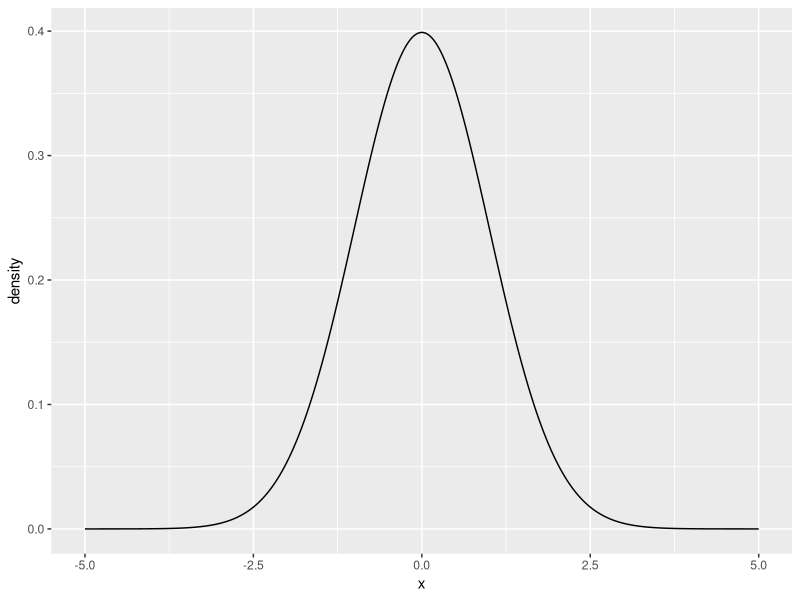
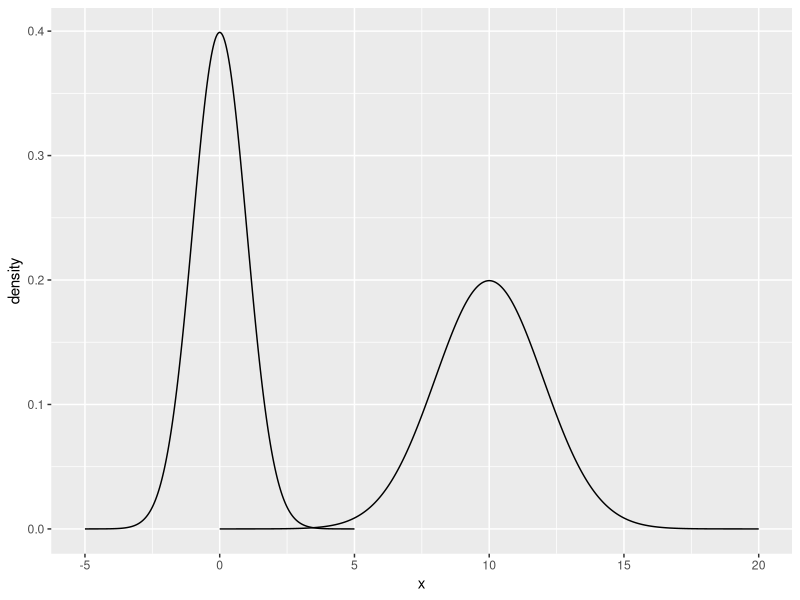
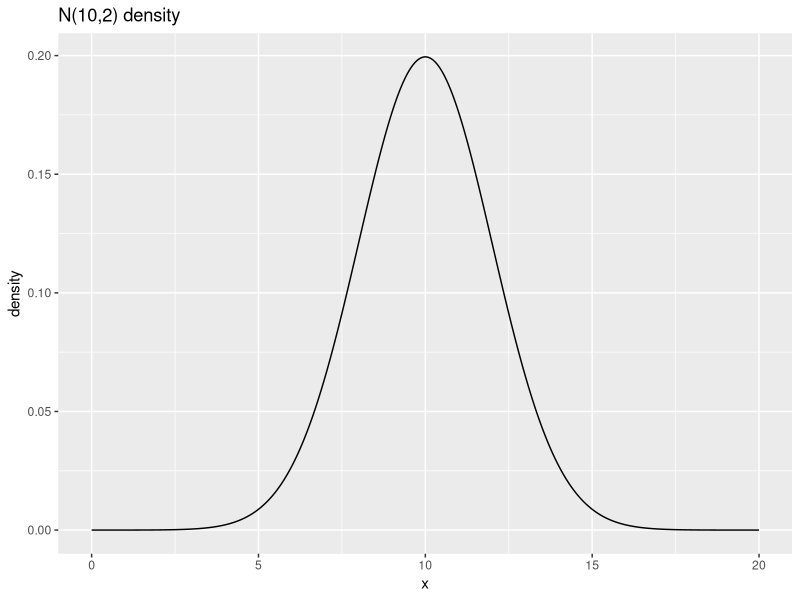
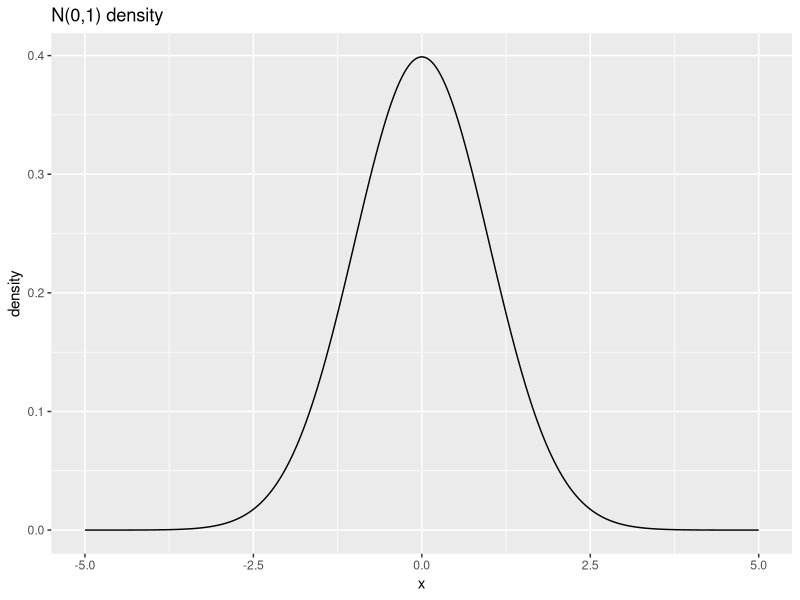

These charts were generated, in order, by the following R code:
library(dplyr)
library(ggplot2)

# Produces a data_frame with normal density values for plotting
norm_dens <- function(mu = 0, sigma = 1) {
  x <- seq(mu - 5*sigma, mu + 5*sigma, length.out = 1000)
  data_frame(x=x, density=dnorm(x, mu, sigma))
}

# Pictures of density
(p_std_norm <- ggplot(data = norm_dens(0, 1), aes(x=x, y=density)) 
  + geom_line())
(p_std_norm + geom_line(data = norm_dens(10, 2)))

ggplot(data = norm_dens(10, 2), aes(x=x, y=density)) + 
  geom_line() + labs(title = "N(10,2) density")
ggplot(data = norm_dens(0, 1), aes(x=x, y=density)) + 
  geom_line() + labs(title = "N(0,1) density")


# "The Rule"
pnorm(1) - pnorm(-1)
pnorm(2) - pnorm(-2)
pnorm(3) - pnorm(-3)
